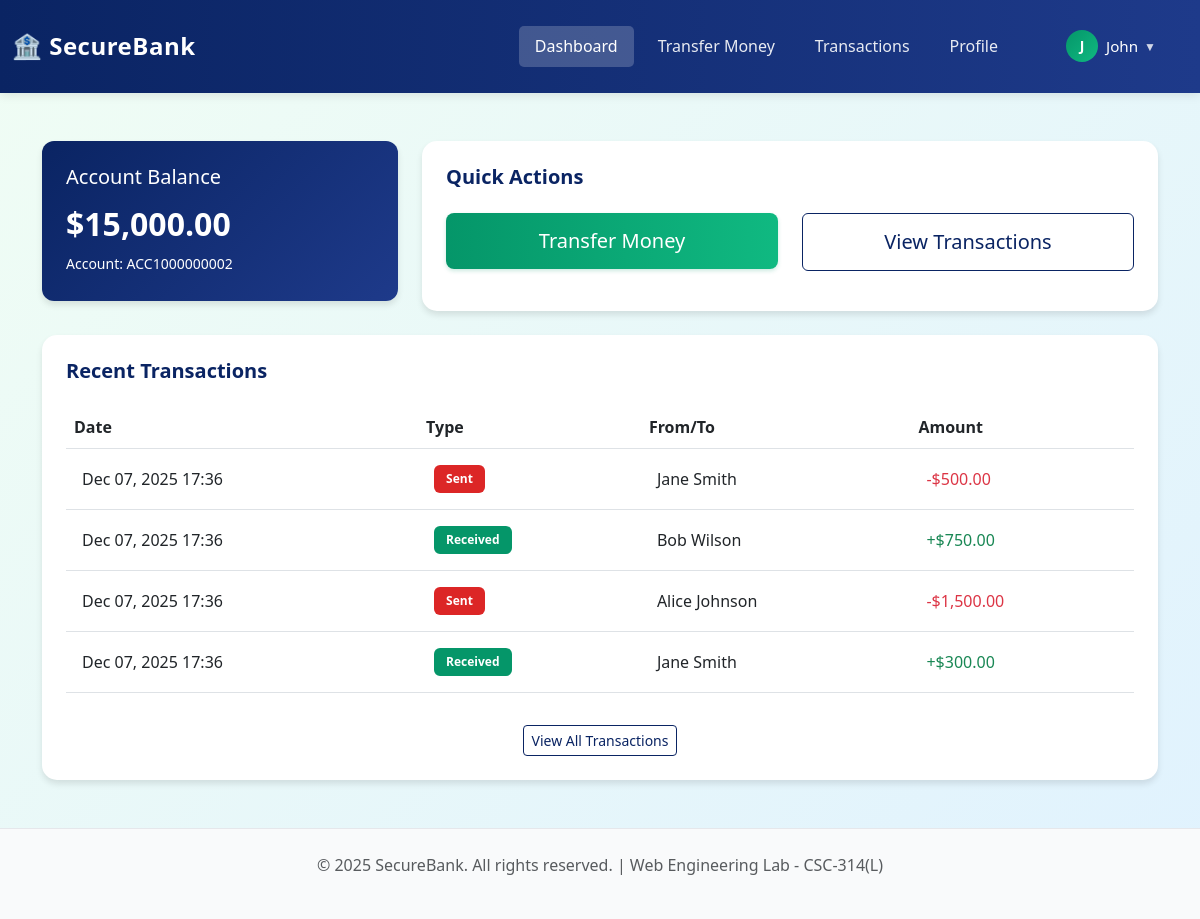
The page /customer/dashboard.php (signed in) on the database its author committed.
### tables this page shows
CREATE TABLE accounts (
    account_id INT AUTO_INCREMENT PRIMARY KEY,
    user_id INT NOT NULL,
    account_number VARCHAR(20) UNIQUE NOT NULL,
    current_balance DECIMAL(15, 2) DEFAULT 10000.00,
    created_at TIMESTAMP DEFAULT CURRENT_TIMESTAMP,
    updated_at TIMESTAMP DEFAULT CURRENT_TIMESTAMP ON UPDATE CURRENT_TIMESTAMP,
    FOREIGN KEY (user_id) REFERENCES users(user_id) ON DELETE CASCADE,
    INDEX idx_user_id (user_id),
    INDEX idx_account_number (account_number)
);

CREATE TABLE transactions (
    trans_id INT AUTO_INCREMENT PRIMARY KEY,
    sender_id INT NOT NULL,
    receiver_id INT NOT NULL,
    amount DECIMAL(15, 2) NOT NULL,
    description VARCHAR(255) DEFAULT NULL,
    timestamp TIMESTAMP DEFAULT CURRENT_TIMESTAMP,
    FOREIGN KEY (sender_id) REFERENCES users(user_id) ON DELETE CASCADE,
    FOREIGN KEY (receiver_id) REFERENCES users(user_id) ON DELETE CASCADE,
    INDEX idx_sender (sender_id),
    INDEX idx_receiver (receiver_id),
    INDEX idx_timestamp (timestamp)
);

CREATE TABLE users (
    user_id INT AUTO_INCREMENT PRIMARY KEY,
    name VARCHAR(100) NOT NULL,
    email VARCHAR(100) UNIQUE NOT NULL,
    password_hash VARCHAR(255) NOT NULL,
    role ENUM('Admin', 'Customer') DEFAULT 'Customer',
    created_at TIMESTAMP DEFAULT CURRENT_TIMESTAMP,
    updated_at TIMESTAMP DEFAULT CURRENT_TIMESTAMP ON UPDATE CURRENT_TIMESTAMP,
    INDEX idx_email (email),
    INDEX idx_role (role)
);

### customer/dashboard.php (the view, shortened to what this page needs)
<?php
$conn = getDBConnection();
$stmt = $conn->prepare("SELECT current_balance, account_number FROM accounts WHERE user_id = ?");
$stmt->bind_param("i", $_SESSION['user_id']);
$stmt->execute();
$result = $stmt->get_result();
$account = $result->fetch_assoc();
$firstName = explode(' ', $_SESSION['name'])[0];
$stmt = $conn->prepare("
    SELECT t.*,
           sender.name as sender_name,
           receiver.name as receiver_name
    FROM transactions t
    JOIN users sender ON t.sender_id = sender.user_id
    JOIN users receiver ON t.receiver_id = receiver.user_id
    WHERE t.sender_id = ? OR t.receiver_id = ?
    ORDER BY t.timestamp DESC
    LIMIT 5
");
$stmt->bind_param("ii", $_SESSION['user_id'], $_SESSION['user_id']);
$stmt->execute();
$transactions = $stmt->get_result();
?>
<!DOCTYPE html>
<html lang="en">
<head>
    <link href="https://cdn.jsdelivr.net/npm/bootstrap@5.3.0/dist/css/bootstrap.min.css" rel="stylesheet">
    <link rel="stylesheet" href="../assets/css/custom.css">
</head>
<body>
    <nav class="navbar navbar-expand-lg navbar-dark navbar-custom">
        <div class="container-fluid">
            <a class="navbar-brand fw-bold" href="dashboard.php">🏦 SecureBank</a>
            <div class="collapse navbar-collapse" id="navbarNav">
                <ul class="navbar-nav ms-auto align-items-center">
                    <li class="nav-item">
                        <a class="nav-link active" href="dashboard.php">Dashboard</a>
                    </li>
                    <li class="nav-item">
                        <a class="nav-link" href="transfer.php">Transfer Money</a>
                    </li>
                    <li class="nav-item">
                        <a class="nav-link" href="transactions.php">Transactions</a>
                    </li>
                    <li class="nav-item">
                        <a class="nav-link" href="profile.php">Profile</a>
                    </li>
                    <li class="nav-item dropdown user-profile-menu ms-3">
                        <a class="nav-link dropdown-toggle p-0" href="#" id="userDropdown" role="button"
                           data-bs-toggle="dropdown" aria-expanded="false" style="text-decoration: none;">
                            <span class="user-display">
                                <span class="user-avatar"><?php echo strtoupper(substr($firstName, 0, 1)); ?></span>
                                <span><?php echo htmlspecialchars($firstName); ?></span>
                                <span class="dropdown-arrow">▼</span>
                            </span>
                        </a>
                    </li>
                </ul>
            </div>
        </div>
    </nav>
    <div class="container mt-5">
        <div class="row">
            <div class="col-md-6 col-lg-4 mb-4">
                <div class="stats-card">
                    <h5 class="mb-3">Account Balance</h5>
                    <h2 class="mb-2">$<?php echo number_format($account['current_balance'], 2); ?></h2>
                    <p class="mb-0"><small>Account: <?php echo htmlspecialchars($account['account_number']); ?></small></p>
                </div>
            </div>
            <div class="col-md-6 col-lg-8 mb-4">
                <div class="card card-custom">
                    <div class="card-body">
                        <h5 class="card-title mb-4">Quick Actions</h5>
                        <div class="row">
                            <div class="col-md-6 mb-3">
                                <a href="transfer.php" class="btn btn-primary-custom w-100 py-3">
                                    <h5 class="mb-0">Transfer Money</h5>
                                </a>
                            </div>
                            <div class="col-md-6 mb-3">
                                <a href="transactions.php" class="btn btn-outline-primary w-100 py-3" >
                                    <h5 class="mb-0">View Transactions</h5>
                                </a>
                            </div>
                        </div>
                    </div>
                </div>
            </div>
        </div>
        <div class="row">
            <div class="col-12">
                <div class="card card-custom">
                    <div class="card-body">
                        <h5 class="card-title mb-4">Recent Transactions</h5>
                        <div class="table-responsive">
                            <table class="table table-hover">
                                <thead class="table-custom">
                                    <tr>
                                        <th>Date</th>
                                        <th>Type</th>
                                        <th>From/To</th>
                                        <th>Amount</th>
                                    </tr>
                                </thead>
                                <tbody>
                                    <?php if ($transactions->num_rows > 0): ?>
                                        <?php while ($trans = $transactions->fetch_assoc()): ?>
                                            <?php
                                            $is_sender = ($trans['sender_id'] == $_SESSION['user_id']);
                                            $type = $is_sender ? 'Sent' : 'Received';
                                            $party = $is_sender ? $trans['receiver_name'] : $trans['sender_name'];
                                            $badge_class = $is_sender ? 'badge-danger-custom' : 'badge-success-custom';
                                            $amount_prefix = $is_sender ? '-' : '+';
                                            ?>
                                            <tr>
                                                <td><?php echo date('M d, Y H:i', strtotime($trans['timestamp'])); ?></td>
                                                <td><span class="badge <?php echo $badge_class; ?>"><?php echo $type; ?></span></td>
                                                <td><?php echo htmlspecialchars($party); ?></td>
                                                <td class="<?php echo $is_sender ? 'text-danger' : 'text-success'; ?>">
                                                    <?php echo $amount_prefix; ?>$<?php echo number_format($trans['amount'], 2); ?>
                                                </td>
                                            </tr>
                                        <?php endwhile; ?>
                                    <?php else: ?>
                                        <tr>
                                            <td colspan="4" class="text-center text-muted">No transactions yet</td>
                                        </tr>
                                    <?php endif; ?>
                                </tbody>
                            </table>
                        </div>
                        <?php if ($transactions->num_rows > 0): ?>
                            <div class="text-center mt-3">
                                <a href="transactions.php" class="btn btn-sm btn-outline-primary">View All Transactions</a>
                            </div>
                        <?php endif; ?>
                    </div>
                </div>
            </div>
        </div>
    </div>
    <footer class="mt-5 py-4 text-center text-muted">
        <p>&copy; 2025 SecureBank. All rights reserved. | Web Engineering Lab - CSC-314(L)</p>
    </footer>
</body>
</html>

### assets/css/custom.css (style rules this page uses)
:root { --primary-blue: #0a2463; --secondary-blue: #1e3a8a; --primary-green: #059669; --secondary-green: #10b981; --light-bg: #f0fdf4; --dark-text: #1f2937; --light-text: #6b7280; --success-color: #059669; --danger-color: #dc2626; --warning-color: #f59e0b; --info-color: #0284c7; }
* { margin: 0; padding: 0; box-sizing: border-box; }
body { font-family: 'Segoe UI', Tahoma, Geneva, Verdana, sans-serif; background: linear-gradient(135deg, var(--light-bg) 0%, #e0f2fe 100%); min-height: 100vh; color: var(--dark-text); line-height: 1.6; }
.navbar-custom { background: linear-gradient(90deg, var(--primary-blue) 0%, var(--secondary-blue) 100%); box-shadow: 0 2px 10px rgba(0, 0, 0, 0.1); padding: 1rem 0; }
.navbar-brand { font-size: 1.5rem; font-weight: 700; color: white !important; letter-spacing: 0.5px; }
.navbar-custom .nav-link { color: rgba(255, 255, 255, 0.9) !important; font-weight: 500; padding: 0.5rem 1rem !important; transition: all 0.3s ease; border-radius: 5px; margin: 0 0.25rem; }
.navbar-custom .nav-link.active { color: white !important; background: rgba(255, 255, 255, 0.2); }
.btn-primary-custom { background: linear-gradient(90deg, var(--primary-green) 0%, var(--secondary-green) 100%); border: none; color: white; font-weight: 600; padding: 0.625rem 1.5rem; border-radius: 8px; transition: all 0.3s ease; box-shadow: 0 2px 4px rgba(5, 150, 105, 0.2); }
.btn-outline-primary { border-color: var(--primary-blue); color: var(--primary-blue); }
.card-custom { border: none; border-radius: 15px; box-shadow: 0 4px 6px rgba(0, 0, 0, 0.1); transition: all 0.3s ease; background: white; overflow: hidden; }
.card-body { padding: 1.5rem; }
.card-title { color: var(--primary-blue); font-weight: 700; margin-bottom: 1rem; }
.stats-card { background: linear-gradient(135deg, var(--primary-blue) 0%, var(--secondary-blue) 100%); color: white; border-radius: 12px; padding: 1.5rem; box-shadow: 0 4px 6px rgba(0, 0, 0, 0.1); transition: all 0.3s ease; }
.stats-card h2 { font-size: 2rem; font-weight: 700; margin-bottom: 0.5rem; }
.table-hover tbody tr { transition: all 0.2s ease; }
.table td { vertical-align: middle; padding: 1rem; }
.badge-success-custom { background: var(--success-color); color: white; padding: 0.5rem 0.75rem; border-radius: 6px; font-weight: 600; }
.badge-danger-custom { background: var(--danger-color); color: white; padding: 0.5rem 0.75rem; border-radius: 6px; font-weight: 600; }
footer { background-color: #f9fafb; border-top: 1px solid #e5e7eb; margin-top: auto; }
.card-custom { animation: fadeIn 0.5s ease-out; }

### customer/dashboard.php (style rules this page uses)
.user-profile-menu { position: relative; }
.user-avatar { width: 32px; height: 32px; border-radius: 50%; background: linear-gradient(135deg, #059669, #10b981); color: white; display: inline-flex; align-items: center; justify-content: center; font-weight: 600; font-size: 14px; margin-right: 8px; }
.user-display { color: white; font-weight: 500; font-size: 0.95rem; cursor: pointer; padding: 0.4rem 0.75rem; border-radius: 8px; transition: background 0.3s ease; display: inline-flex; align-items: center; }
.navbar .dropdown-toggle::after { display: none; }
.dropdown-arrow { margin-left: 6px; font-size: 0.75rem; opacity: 0.8; }

### rows shown on the page
accounts: current_balance "15,000.00", account_number "ACC1000000002"
transactions: timestamp "Dec 07, 2025 17:36", sender "Sent", receiver.name "Jane Smith", sender "-", amount "500.00"
transactions: timestamp "Dec 07, 2025 17:36", sender "Received", sender.name "Bob Wilson", sender "+", amount "750.00"
transactions: timestamp "Dec 07, 2025 17:36", sender "Sent", receiver.name "Alice Johnson", sender "-", amount "1,500.00"
transactions: timestamp "Dec 07, 2025 17:36", sender "Received", sender.name "Jane Smith", sender "+", amount "300.00"

### other values the page prints
substr($firstName, 0, 1) "J"
$firstName "John"
